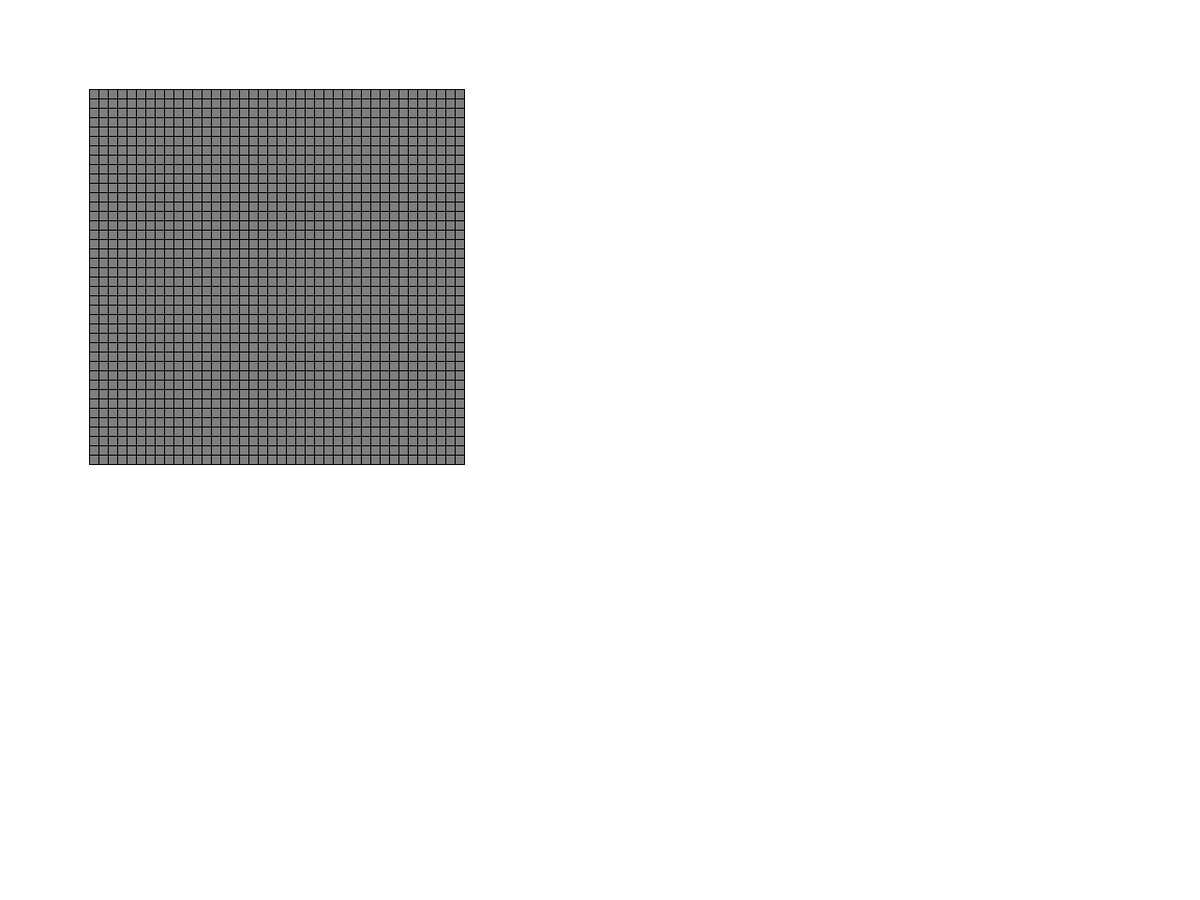
Frame 1 (no input)
Frame 60 (the mouse pressed at the canvas centre just before this capture): identical to frame 1, image omitted
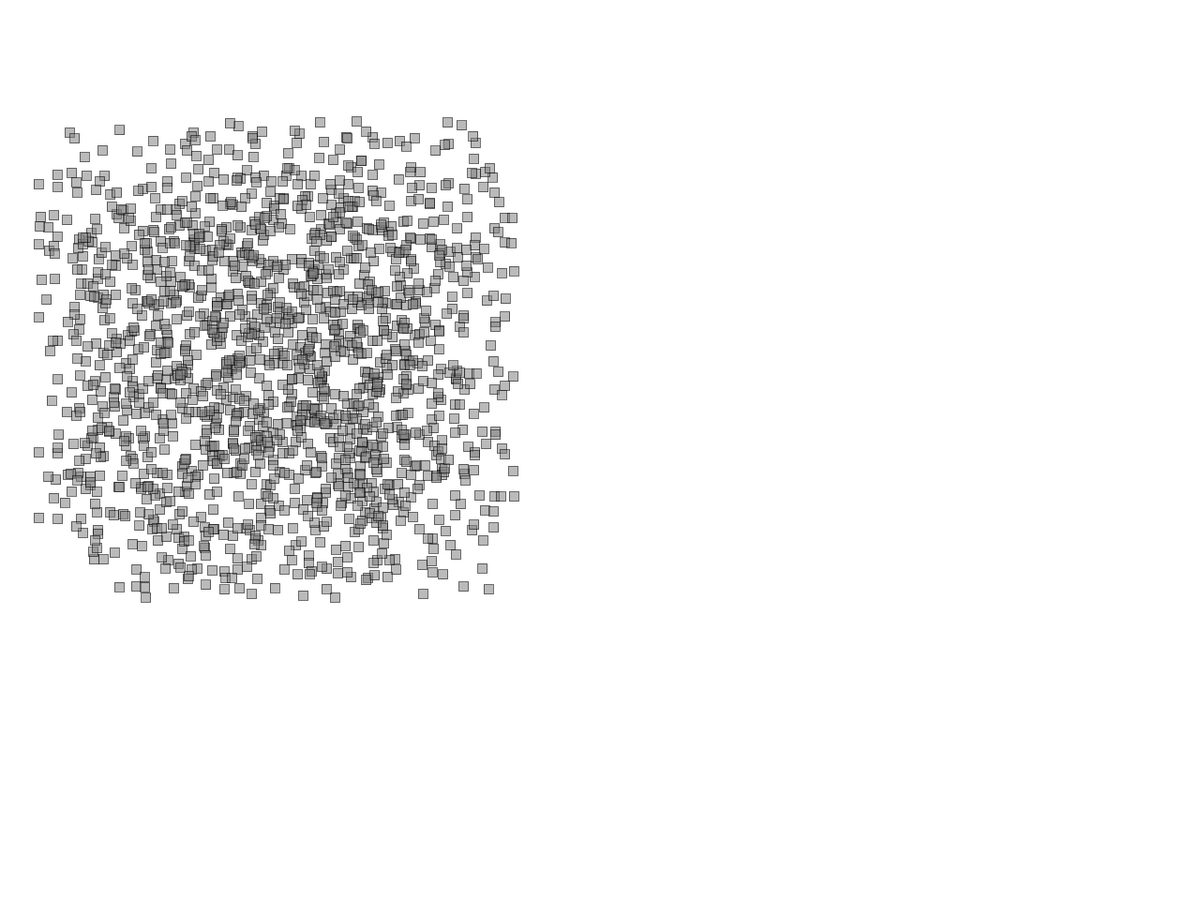
Frame 120 (the mouse held since frame 60 and released just before this capture)

The Processing sketch that drew these frames (run headless with seeded random() and noise(); from frame 60 on, the mouse is pressed at the canvas centre):

// Processing sketch: Mur_Explosion
// ── Mur_Explosion.pde
ParticleSystem ps;

void setup() {
  size(1280,960);
  ps = new ParticleSystem(100,100,10);
}

void draw() {
  background(255);

  ps.display();
  ps.update();
}

void mousePressed() {
  ps.shatter(); 
}
// ── Particle.pde
class Particle {
  PVector position;
  PVector velocity;
  PVector acceleration;
  float lifespan;
  
  float r;
  
  Particle(float x, float y, float r_) {
    acceleration = new PVector(0,0.05);
    velocity = PVector.random2D();
    position = new PVector(x, y);
    lifespan = 255.0;
    r = r_;
  }

  void run() {
    update();
    display();
  }

  // Method to update position
  void update() {
    velocity.add(acceleration);
    position.add(velocity);
    lifespan -= 2.0;
  }

  // Method to display
  void display() {
    stroke(0,lifespan);
    fill(127,lifespan);
    rectMode(CENTER);
    rect(position.x, position.y, r,r);
  }
  
  // Is the particle still useful?
  boolean isDead() {
    if (lifespan < 0.0) {
      return true;
    } else {
      return false;
    }
  }
}
// ── ParticleSystem.pde
class ParticleSystem {
  ArrayList<Particle> particles;
  
  int rows = 40;
  int cols = 40;
  
  boolean intact = true;

  ParticleSystem(float x, float y, float r) {
    particles = new ArrayList<Particle>();
    
    for (int i = 0; i < rows*cols; i++) {
      addParticle(x + (i%cols)*r, y + (i/rows)*r, r);
    }
  }

  void addParticle(float x, float y, float r) {
    particles.add(new Particle(x, y, r));
  }

  void display() {
    for (Particle p : particles) {
      p.display();
    }
  }

  void shatter() {
    intact = false;
  }

  void update() {
    if (!intact) {
      for (Particle p : particles) {
        p.update();
      }
    }
  }
}
